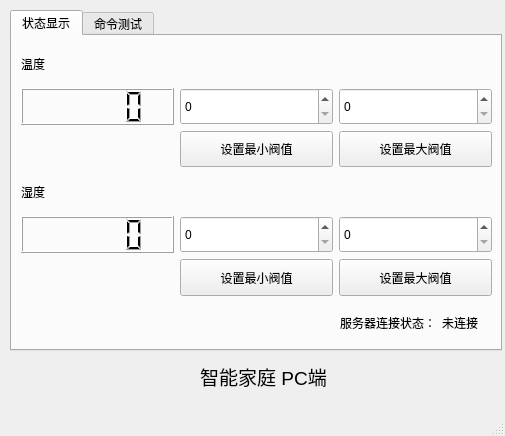
<?xml version="1.0" encoding="UTF-8"?>
<ui version="4.0">
 <class>MainWindow</class>
 <widget class="QMainWindow" name="MainWindow">
  <property name="geometry">
   <rect>
    <x>0</x>
    <y>0</y>
    <width>505</width>
    <height>436</height>
   </rect>
  </property>
  <property name="windowTitle">
   <string>SMART HOME CLIENT</string>
  </property>
  <widget class="QWidget" name="centralwidget">
   <widget class="QTabWidget" name="tabWidget">
    <property name="geometry">
     <rect>
      <x>10</x>
      <y>10</y>
      <width>492</width>
      <height>341</height>
     </rect>
    </property>
    <property name="sizePolicy">
     <sizepolicy hsizetype="Expanding" vsizetype="Expanding">
      <horstretch>1</horstretch>
      <verstretch>1</verstretch>
     </sizepolicy>
    </property>
    <property name="maximumSize">
     <size>
      <width>492</width>
      <height>341</height>
     </size>
    </property>
    <property name="focusPolicy">
     <enum>Qt::StrongFocus</enum>
    </property>
    <property name="autoFillBackground">
     <bool>false</bool>
    </property>
    <property name="currentIndex">
     <number>0</number>
    </property>
    <widget class="QWidget" name="tab_3">
     <attribute name="title">
      <string>状态显示</string>
     </attribute>
     <widget class="QLabel" name="status_label">
      <property name="geometry">
       <rect>
        <x>430</x>
        <y>280</y>
        <width>36</width>
        <height>14</height>
       </rect>
      </property>
      <property name="sizePolicy">
       <sizepolicy hsizetype="Expanding" vsizetype="Expanding">
        <horstretch>0</horstretch>
        <verstretch>0</verstretch>
       </sizepolicy>
      </property>
      <property name="text">
       <string>未连接</string>
      </property>
     </widget>
     <widget class="QLabel" name="label_3">
      <property name="geometry">
       <rect>
        <x>328</x>
        <y>280</y>
        <width>96</width>
        <height>14</height>
       </rect>
      </property>
      <property name="sizePolicy">
       <sizepolicy hsizetype="Expanding" vsizetype="Expanding">
        <horstretch>0</horstretch>
        <verstretch>0</verstretch>
       </sizepolicy>
      </property>
      <property name="text">
       <string>服务器连接状态：</string>
      </property>
     </widget>
     <widget class="QWidget" name="layoutWidget">
      <property name="geometry">
       <rect>
        <x>320</x>
        <y>280</y>
        <width>151</width>
        <height>16</height>
       </rect>
      </property>
      <layout class="QHBoxLayout" name="horizontalLayout"/>
     </widget>
     <widget class="QWidget" name="layoutWidget">
      <property name="geometry">
       <rect>
        <x>9</x>
        <y>9</y>
        <width>471</width>
        <height>251</height>
       </rect>
      </property>
      <layout class="QGridLayout" name="gridLayout">
       <item row="0" column="0">
        <widget class="QLabel" name="label">
         <property name="sizePolicy">
          <sizepolicy hsizetype="Expanding" vsizetype="Expanding">
           <horstretch>0</horstretch>
           <verstretch>0</verstretch>
          </sizepolicy>
         </property>
         <property name="text">
          <string>温度</string>
         </property>
        </widget>
       </item>
       <item row="1" column="0">
        <widget class="QLCDNumber" name="lcdNum_temp">
         <property name="sizePolicy">
          <sizepolicy hsizetype="Expanding" vsizetype="Expanding">
           <horstretch>0</horstretch>
           <verstretch>0</verstretch>
          </sizepolicy>
         </property>
        </widget>
       </item>
       <item row="1" column="1">
        <widget class="QSpinBox" name="spinBox_temp_min">
         <property name="sizePolicy">
          <sizepolicy hsizetype="Expanding" vsizetype="Expanding">
           <horstretch>0</horstretch>
           <verstretch>0</verstretch>
          </sizepolicy>
         </property>
        </widget>
       </item>
       <item row="1" column="2">
        <widget class="QSpinBox" name="spinBox_temp_max">
         <property name="sizePolicy">
          <sizepolicy hsizetype="Expanding" vsizetype="Expanding">
           <horstretch>0</horstretch>
           <verstretch>0</verstretch>
          </sizepolicy>
         </property>
        </widget>
       </item>
       <item row="2" column="1">
        <widget class="QPushButton" name="pushButton_temp_min">
         <property name="sizePolicy">
          <sizepolicy hsizetype="Expanding" vsizetype="Expanding">
           <horstretch>0</horstretch>
           <verstretch>0</verstretch>
          </sizepolicy>
         </property>
         <property name="text">
          <string>设置最小阀值</string>
         </property>
        </widget>
       </item>
       <item row="2" column="2">
        <widget class="QPushButton" name="pushButton_temp_max">
         <property name="sizePolicy">
          <sizepolicy hsizetype="Expanding" vsizetype="Expanding">
           <horstretch>0</horstretch>
           <verstretch>0</verstretch>
          </sizepolicy>
         </property>
         <property name="text">
          <string>设置最大阀值</string>
         </property>
        </widget>
       </item>
       <item row="3" column="0">
        <widget class="QLabel" name="label_2">
         <property name="sizePolicy">
          <sizepolicy hsizetype="Expanding" vsizetype="Expanding">
           <horstretch>0</horstretch>
           <verstretch>0</verstretch>
          </sizepolicy>
         </property>
         <property name="text">
          <string>湿度</string>
         </property>
        </widget>
       </item>
       <item row="4" column="0">
        <widget class="QLCDNumber" name="lcdNum_humi">
         <property name="sizePolicy">
          <sizepolicy hsizetype="Expanding" vsizetype="Expanding">
           <horstretch>0</horstretch>
           <verstretch>0</verstretch>
          </sizepolicy>
         </property>
        </widget>
       </item>
       <item row="4" column="1">
        <widget class="QSpinBox" name="spinBox_humi_min">
         <property name="sizePolicy">
          <sizepolicy hsizetype="Expanding" vsizetype="Expanding">
           <horstretch>0</horstretch>
           <verstretch>0</verstretch>
          </sizepolicy>
         </property>
        </widget>
       </item>
       <item row="4" column="2">
        <widget class="QSpinBox" name="spinBox_humi_max">
         <property name="sizePolicy">
          <sizepolicy hsizetype="Expanding" vsizetype="Expanding">
           <horstretch>0</horstretch>
           <verstretch>0</verstretch>
          </sizepolicy>
         </property>
        </widget>
       </item>
       <item row="5" column="1">
        <widget class="QPushButton" name="pushButton_humi_min">
         <property name="sizePolicy">
          <sizepolicy hsizetype="Expanding" vsizetype="Expanding">
           <horstretch>0</horstretch>
           <verstretch>0</verstretch>
          </sizepolicy>
         </property>
         <property name="text">
          <string>设置最小阀值</string>
         </property>
        </widget>
       </item>
       <item row="5" column="2">
        <widget class="QPushButton" name="pushButton_humi_max">
         <property name="sizePolicy">
          <sizepolicy hsizetype="Expanding" vsizetype="Expanding">
           <horstretch>0</horstretch>
           <verstretch>0</verstretch>
          </sizepolicy>
         </property>
         <property name="text">
          <string>设置最大阀值</string>
         </property>
        </widget>
       </item>
      </layout>
     </widget>
    </widget>
    <widget class="QWidget" name="tab">
     <attribute name="title">
      <string>命令测试</string>
     </attribute>
     <layout class="QGridLayout" name="gridLayout_3">
      <item row="0" column="0">
       <widget class="QLabel" name="label_4">
        <property name="text">
         <string>状态输出</string>
        </property>
       </widget>
      </item>
      <item row="1" column="0" colspan="3">
       <widget class="QTextEdit" name="infoPad"/>
      </item>
      <item row="3" column="0">
       <widget class="QPushButton" name="pushButton_close_light">
        <property name="text">
         <string>关灯</string>
        </property>
       </widget>
      </item>
      <item row="2" column="1">
       <widget class="QPushButton" name="pushButton_conn">
        <property name="text">
         <string>连接服务器</string>
        </property>
       </widget>
      </item>
      <item row="2" column="0">
       <widget class="QPushButton" name="pushButton_open_light">
        <property name="text">
         <string>开灯</string>
        </property>
       </widget>
      </item>
      <item row="2" column="2">
       <widget class="QPushButton" name="searchButton">
        <property name="text">
         <string>查找服务器</string>
        </property>
       </widget>
      </item>
      <item row="3" column="1">
       <widget class="QPushButton" name="pushButton_discon">
        <property name="text">
         <string>断开服务器</string>
        </property>
       </widget>
      </item>
     </layout>
    </widget>
   </widget>
   <widget class="QLabel" name="label_5">
    <property name="geometry">
     <rect>
      <x>43</x>
      <y>361</y>
      <width>441</width>
      <height>31</height>
     </rect>
    </property>
    <property name="font">
     <font>
      <pointsize>14</pointsize>
     </font>
    </property>
    <property name="text">
     <string>智能家庭 PC端</string>
    </property>
    <property name="alignment">
     <set>Qt::AlignCenter</set>
    </property>
   </widget>
  </widget>
  <widget class="QMenuBar" name="menubar">
   <property name="geometry">
    <rect>
     <x>0</x>
     <y>0</y>
     <width>505</width>
     <height>23</height>
    </rect>
   </property>
  </widget>
  <widget class="QStatusBar" name="statusbar"/>
 </widget>
 <resources/>
 <connections/>
</ui>
